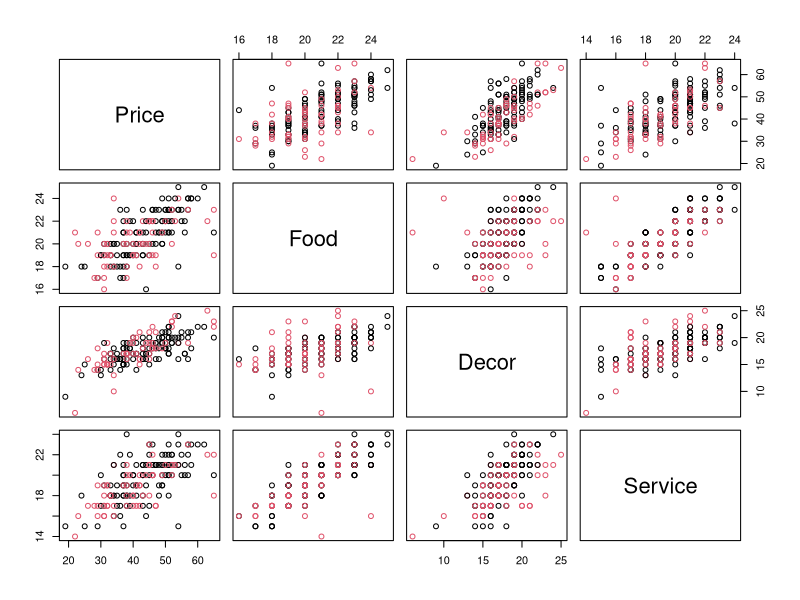
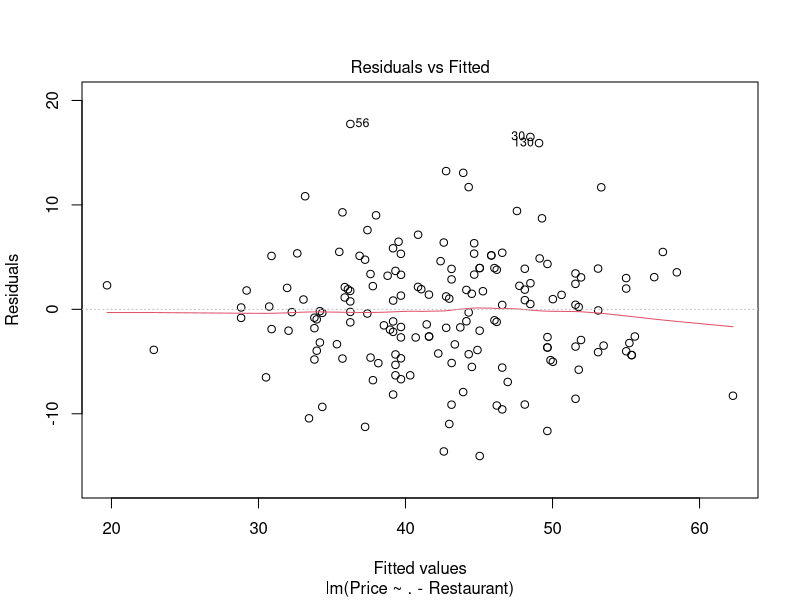
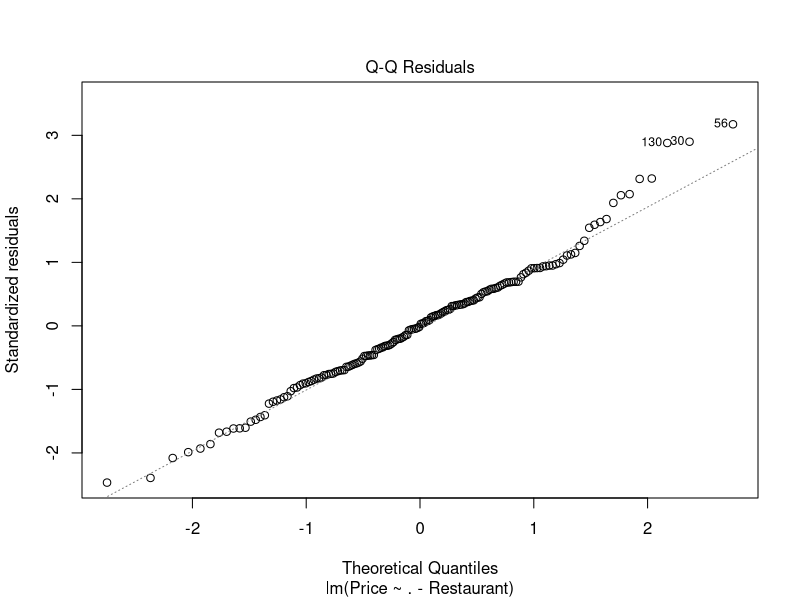
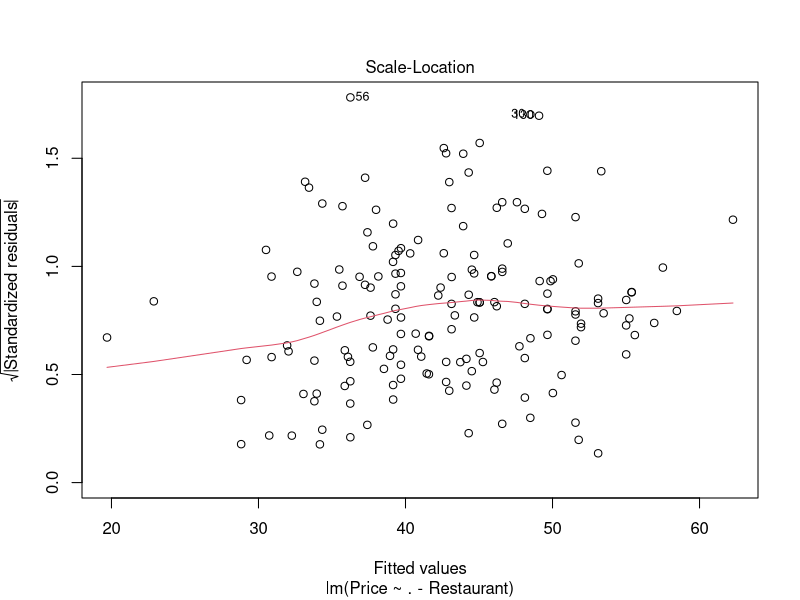
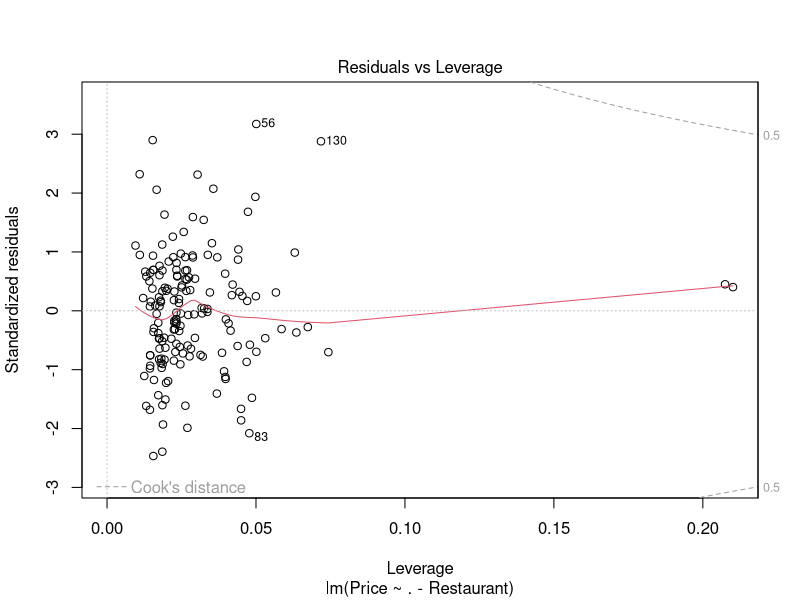
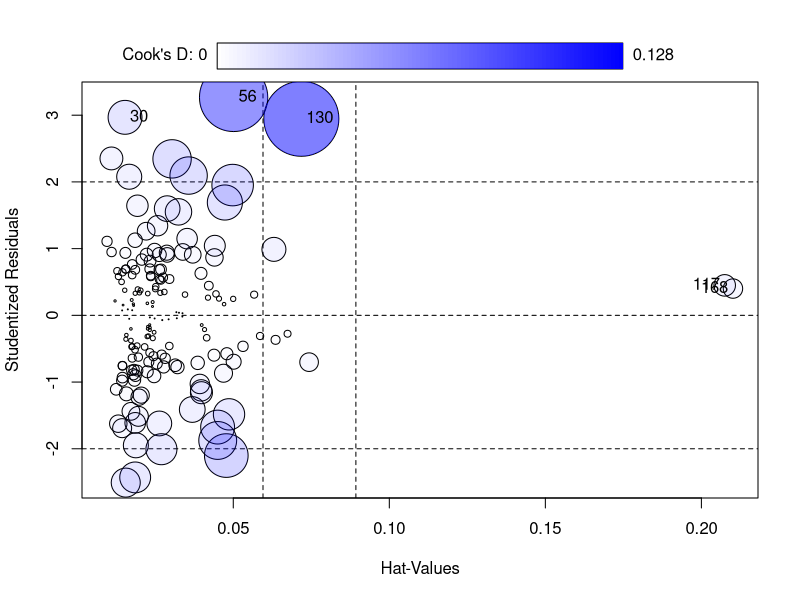
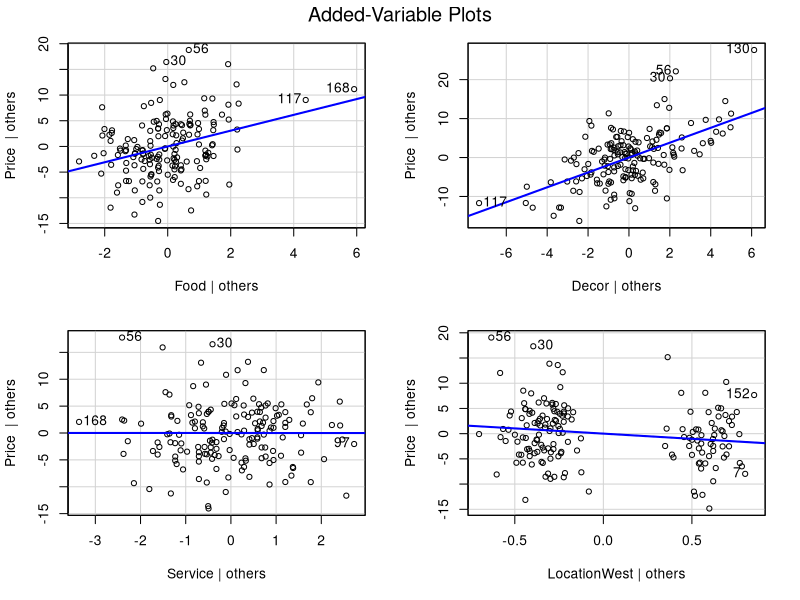
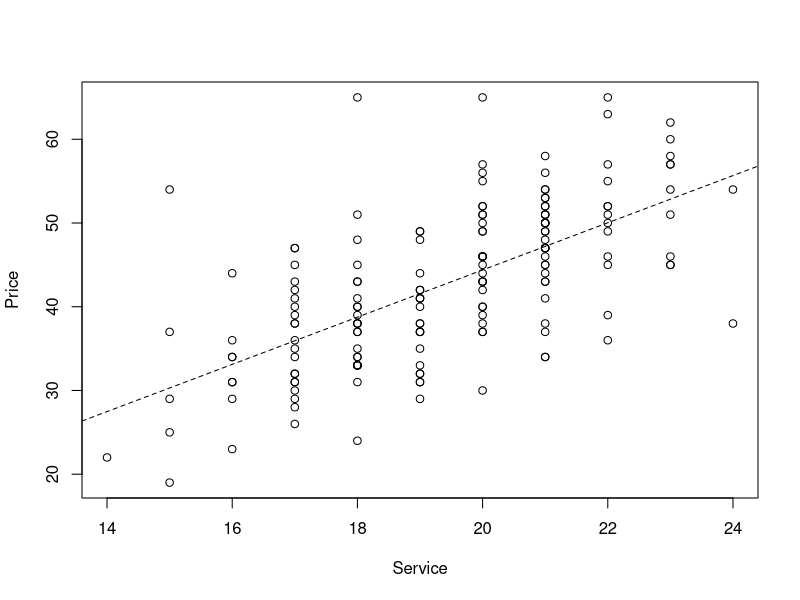

R code for these plots, in order:
## ---- chunk 1

# Required Libraries
library(car)

## ---- chunk 2

rest <- read.table('04NYCRestaurants.txt', header = TRUE, sep = " ", quote = "\"", stringsAsFactors = FALSE)

rest$Location <- as.factor(rest$Location)

plot(rest[, 2:5], col = rest$Location)

## ---- chunk 3

restModFull <- lm(Price ~ . -Restaurant, data = rest)
summary(restModFull)

## ---- chunk 4

plot(restModFull)

## ---- chunk 5

influencePlot(restModFull)

## ---- chunk 6

vif(restModFull)

## ---- chunk 7

avPlots(restModFull)

## ---- chunk 8

restModSvc <- lm(Price ~ Service, data = rest)
summary(restModSvc)

plot(Price ~ Service, data = rest)
abline(restModSvc, lty = 2)

## ---- chunk 9

restModNew <- lm(Price ~ . -Restaurant -Service, data = rest)
summary(restModNew)
plot(restModNew)
influencePlot(restModNew)
vif(restModNew)
avPlots(restModNew)

## ---- chunk 10

anova(restModNew, restModFull)

## ---- chunk 11

restModFD <- lm(Price ~ Food + Decor, data = rest)
summary(restModFD)
plot(restModFD)

## ---- chunk 12

AIC(restModFull, restModNew, restModFD)

## ---- chunk 13

BIC(restModFull, restModNew, restModFD)

